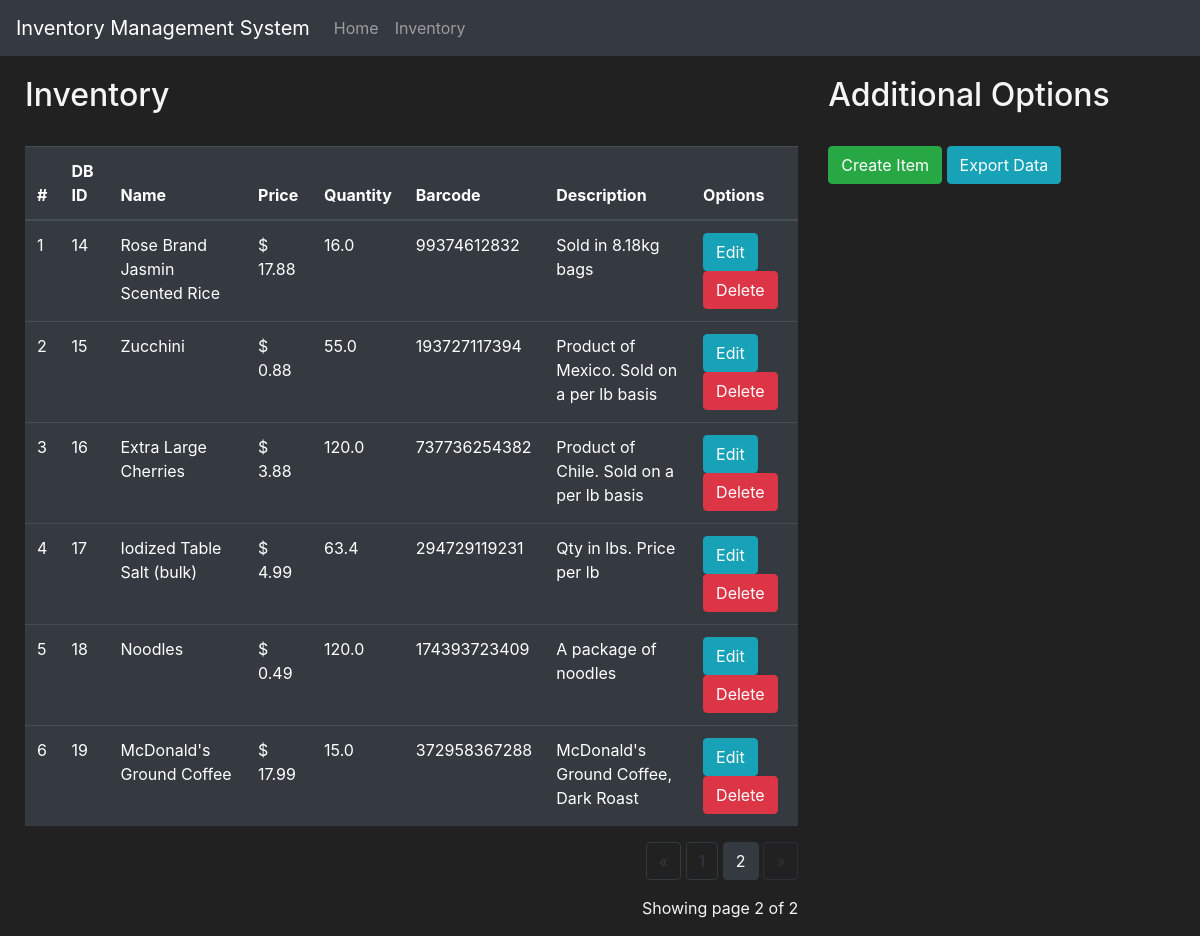
The app's page /inventory?page=2, older data.
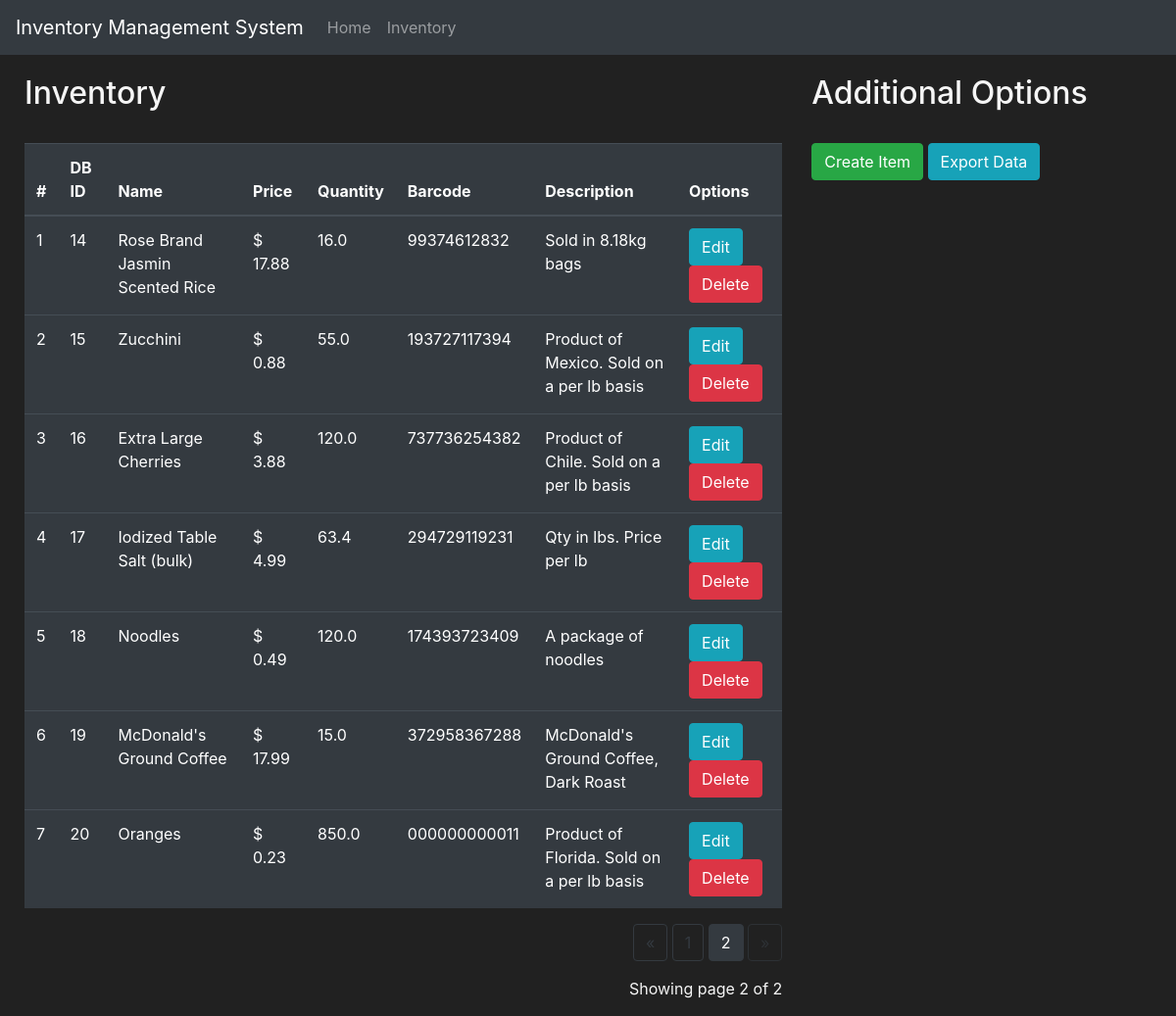
The same page, newer data.
### inventory/models.py (models this page shows)
class Item(db.Model):
    id = db.Column(db.Integer(), primary_key = True)
    name = db.Column(db.String(length = 30), nullable = False)
    price = db.Column(db.Float(), nullable = False)
    quantity = db.Column(db.Float(), nullable = False)
    barcode = db.Column(db.String(length = 12), nullable = False, unique = True)
    description = db.Column(db.String(length = 1024), nullable = False)

### inventory/routes.py (the view, shortened to what this page needs)
@app.route('/inventory', methods=['GET', 'POST'])
def inventory_page():
    deleting_form = DeleteItemForm()
    creating_form = CreateItemForm()
    editing_form = EditItemForm()
    items_displayed_per_page = 10
    if request.method == "GET":
        page = request.args.get('page', 1, type = int)
        items = Item.query.paginate(page = page, per_page = items_displayed_per_page)
        return render_template('inventory.html', items=items, deleting_form = deleting_form, creating_form = creating_form, editing_form = editing_form)

### inventory/templates/inventory.html (shortened to what this page needs)
{% extends 'base.html' %}
{% block content %}
    <div class = "row" style="margin-top:20px; margin-left:10px">
        <div class="col-8">
            <h2>Inventory</h2>
            <br>
            <table class="table table-hover table-dark">
                <thead>
                    <tr>
                        <th scope="col">#</th>
                        <th scope="col">DB ID</th>
                        <th scope="col">Name</th>
                        <th scope="col">Price</th>
                        <th scope="col">Quantity</th>
                        <th scope="col">Barcode</th>
                        <th scope="col">Description</th>
                        <th scope="col">Options</th>
                    </tr>
                </thead>
                <tbody>
                    {% for item in items.items %}
                    <tr>
                        <td>{{ loop.index}}</td>
                        <td>{{ item.id }}</td>
                        <td>{{ item.name }}</td>
                        <td>$ {{'%0.2f'| format(item.price|float)}}</td>
                        <td>{{ item.quantity }}</td>
                        <td>{{ item.barcode }}</td>
                        <td>{{ item.description }}</td>
                        <td>
                            <button class="btn btn-outline btn-info" data-toggle="modal" data-target="#Modal-Edit-{{ item.id }}">Edit</button>
                            <button class="btn btn-outline btn-danger" data-toggle="modal" data-target="#Modal-Delete-{{ item.id }}">Delete</button>
                        </td>
                    </tr>
                    {% endfor %}
                </tbody>
            </table>
            <div class="text-right">
                <a href="{{ url_for('inventory_page', page=items.prev_num) }}"
                class="btn btn-outline-dark
                {% if items.page == 1 %}disabled{% endif %}">
                    &laquo;
                </a>
                {% for page_num in items.iter_pages(left_edge=1, right_edge=1, left_current=1, right_current=2) %}
                    {% if page_num %}
                        {% if items.page == page_num %}
                            <a href="{{ url_for('inventory_page', page=page_num) }}"
                            class="btn btn-dark">
                                {{ page_num }}
                            </a>
                        {% else %}
                            <a href="{{ url_for('inventory_page', page=page_num) }}"
                            class="btn btn-outline-dark">
                                {{ page_num }}
                            </a>
                        {% endif %}
                    {% else %}
                        ...
                    {% endif %}
                {% endfor %}
                <a href="{{ url_for('inventory_page', page=items.next_num) }}" class="btn btn-outline-dark {% if items.page == items.pages %}disabled{% endif %}">
                </a>
            </div>
            <p class="text-right mt-3">
                Showing page {{ items.page }} of {{ items.pages }}
            </p>
        </div>
        <div class="col-4">
            <h2>Additional Options</h2>
            <br>
            <button class="btn btn-outline btn-success" data-toggle="modal" data-target="#Modal-CreateItem">Create Item</button>
            <a href="{{ url_for('export_page') }}" class="btn btn-outline btn-info">Export Data</a>
        </div>
    </div>
{% endblock %}

Row changes from the older to the newer data that the page shows:
added Item: id "20", name "Oranges", price "0.23", quantity "850.0", barcode "000000000011", description "Product of Florida. Sold on a per lb basis"
